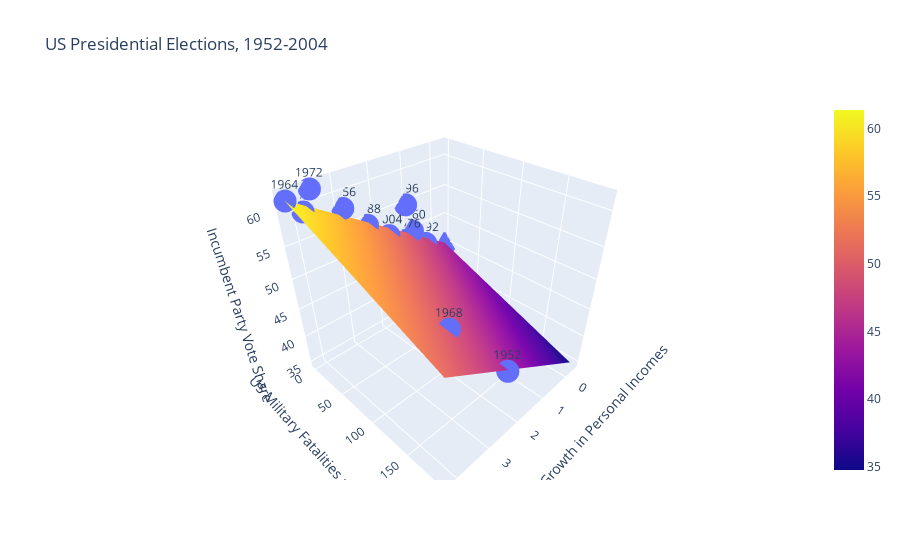

Notebook cell for this chart:
### Code cell
regression_3d(
    train,
    x='Average Recent Growth in Personal Incomes', 
    y='US Military Fatalities per Million', 
    z='Incumbent Party Vote Share', 
    text='Year', 
    title='US Presidential Elections, 1952-2004'
)
